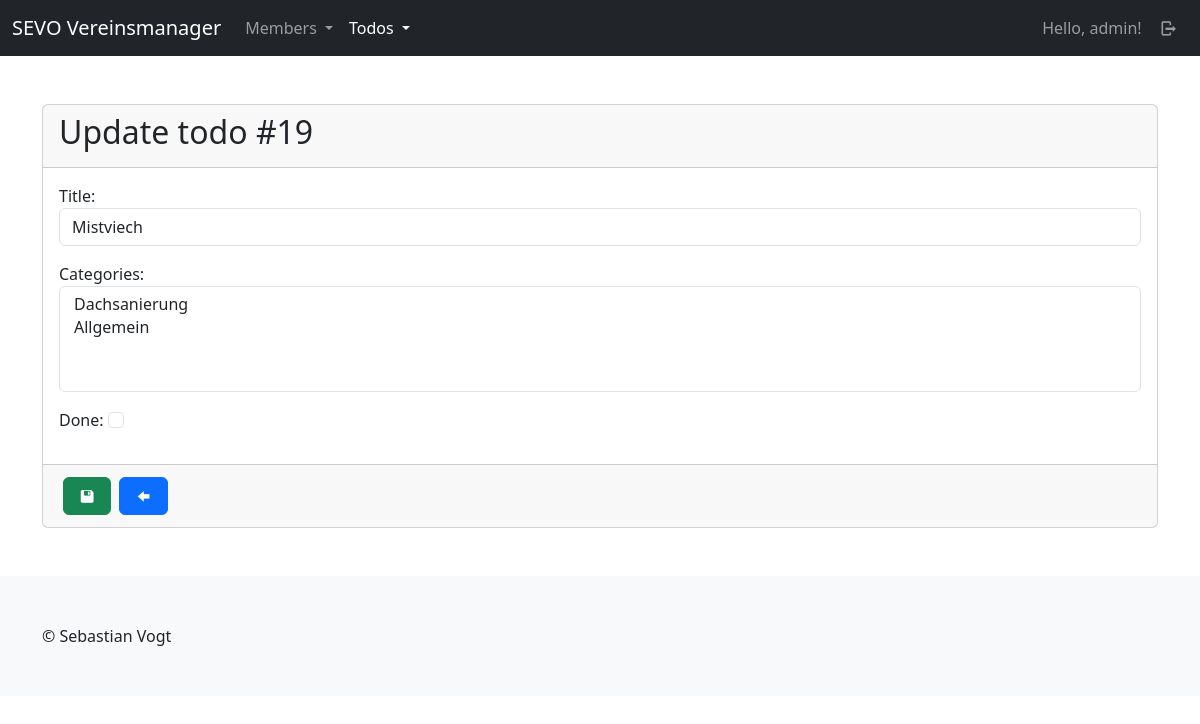
The page /tds/todo/update/19 (signed in) on the database as committed earlier.
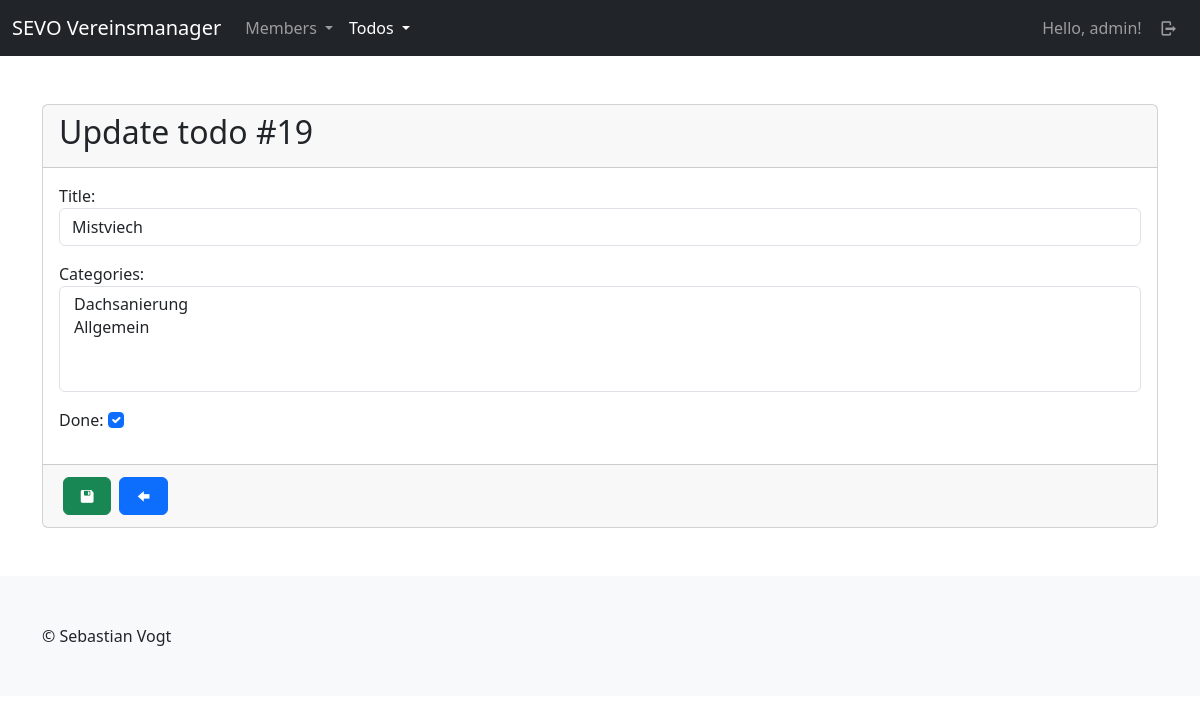
The same page on the database as committed later.
### todos/models.py (models this page shows, shortened)
class Todo(models.Model):
    user = models.ForeignKey(User, on_delete=models.CASCADE)
    title = models.CharField(max_length=255)
    content = tinymce_models.HTMLField()
    categories = models.ManyToManyField(Category, blank=True)
    done = models.BooleanField(default=False)
    done_by = models.ForeignKey(User, null=True, blank=True, on_delete=models.SET_NULL, related_name="doneuser")
    created_at = models.DateTimeField(auto_now=True)
    updated_at = models.DateTimeField(auto_now_add=True)
    class Meta:
        ordering = ["-updated_at"]

### todos/views/todos.py (the view)
# urls.py: path("todo/update/<int:id>", todos.update, name="todos-todo-update"),
@login_required(login_url="sevo-auth-login")
def update(request, id):
    todo = get_object_or_404(models.Todo, id=id)
    if request.method == "POST":
        form = forms.TodoForm(request.POST, instance=todo)
        if form.is_valid():
            try:
                form.save(request.user)
            except exceptions.InvalidUserExcpetion as e:
                pass
            messages.add_message(request, messages.SUCCESS, _("Todo was updated!"))
            url = reverse("todos-todo-index")
            return HttpResponseRedirect(url)
        else:
            messages.add_message(request, messages.ERROR, _("Failed, todo was not updated!"))
    else:
        form = forms.TodoForm(instance=todo)
    return render(request, "todos/todo/create_update.html", {
        "title": _("Update todo") + f" #{todo.id}",
        "form": form,
        "submit_label": _("Update")
    })

### todos/forms.py (shortened to what this page needs)
class TodoForm(forms.ModelForm):
    class Meta:
        model = models.Todo
        fields = "__all__"
        exclude = [
            "user",
            "done_by"
        ]
        labels = {
            "title": _("Title"),
            "content": _("Content"),
            "categories": _("Categories"),
            "done": _("Done")
        }
        widgets = {
            "title": forms.TextInput(attrs={"class": "form-control"}),
            "content": TinyMCE(attrs={"cols": 80, "rows": 30, "class": "form-control"}),
            "categories": forms.SelectMultiple(attrs={"class": "form-select multiple"}),
            "done": forms.CheckboxInput(attrs={"class": "form-check-input"})
        }

### todos/models.py (called while the page is built)
    def __str__(self):
        return self.title

### todos/templates/todos/todo/create_update.html (shortened to what this page needs)
{% extends "base_main.html" %}
{% load i18n %}
{% block main %}
    <div class="card">
        <form action="" method="post">
            <div class="card-header">
                <h2>{{ title }}</h2>
            </div>
            <div class="card-body">
                {% for field in form %}
                    <div class="mb-3">
                        {{ field.label_tag }}
                        {{ field }}
                    </div>
                {% endfor %}
            </div>
            <div class="card-footer">
                <div class="d-flex justify-content-start align-content-center">
                    <button type="submit" class="btn btn-success m-1"><i class="demo-icon icon-floppy"></i></button>
                    <button type="button" class="btn btn-primary back-link m-1"><i class="demo-icon icon-left"></i></button>
                </div>
            </div>
        </form>
    </div>
{%  endblock %}

Rows that differ between the two databases and show on the page:
changed Todo "Mistviech": done "☐" → "☑"
